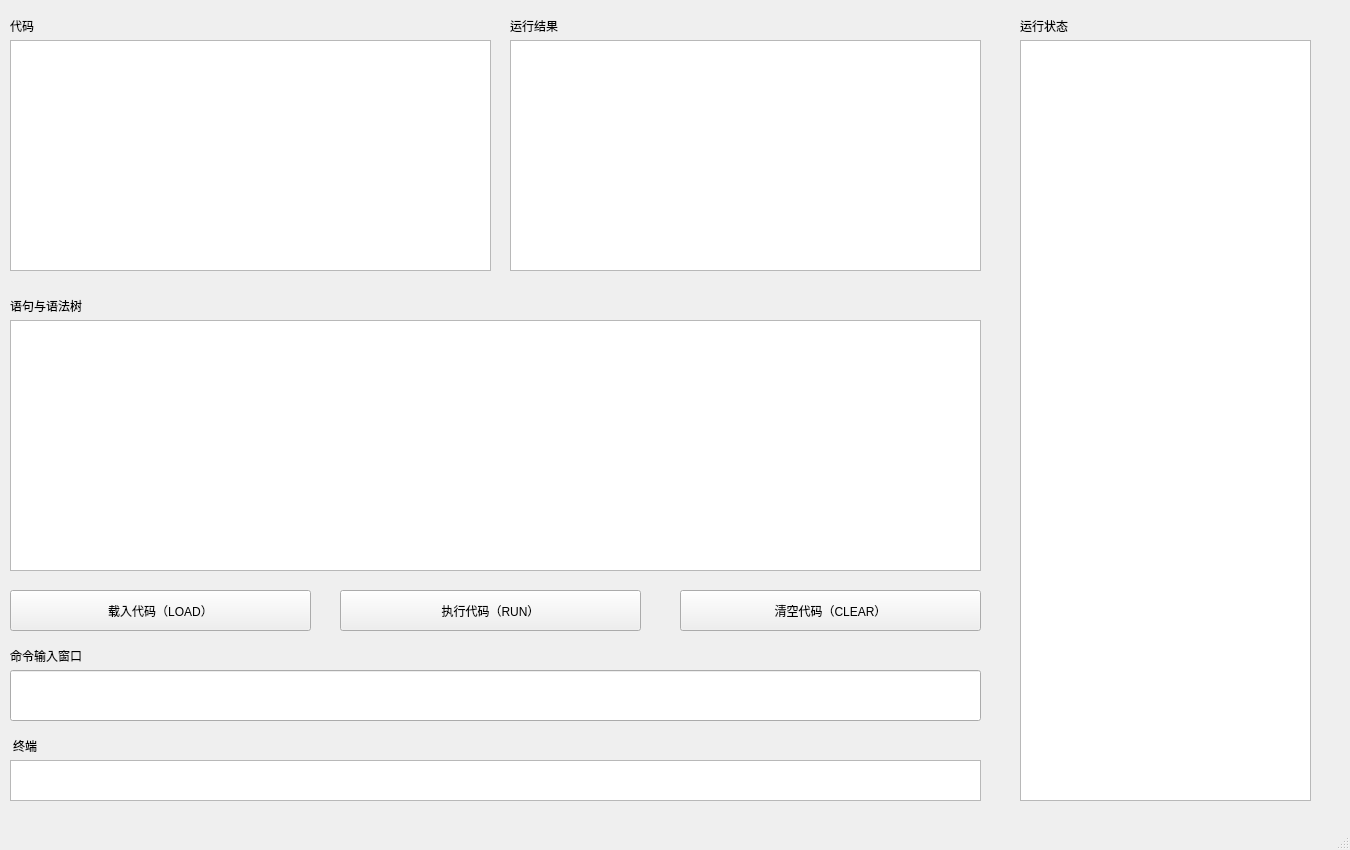
<?xml version="1.0" encoding="UTF-8"?>
<ui version="4.0">
 <class>MainWindow</class>
 <widget class="QMainWindow" name="MainWindow">
  <property name="geometry">
   <rect>
    <x>0</x>
    <y>0</y>
    <width>1350</width>
    <height>850</height>
   </rect>
  </property>
  <property name="windowTitle">
   <string>MainWindow</string>
  </property>
  <widget class="QWidget" name="centralwidget">
   <widget class="QTextBrowser" name="textBrowser_code">
    <property name="geometry">
     <rect>
      <x>10</x>
      <y>40</y>
      <width>481</width>
      <height>231</height>
     </rect>
    </property>
    <property name="html">
     <string>&lt;!DOCTYPE HTML PUBLIC &quot;-//W3C//DTD HTML 4.0//EN&quot; &quot;http://www.w3.org/TR/REC-html40/strict.dtd&quot;&gt;
&lt;html&gt;&lt;head&gt;&lt;meta name=&quot;qrichtext&quot; content=&quot;1&quot; /&gt;&lt;style type=&quot;text/css&quot;&gt;
p, li { white-space: pre-wrap; }
&lt;/style&gt;&lt;/head&gt;&lt;body style=&quot; font-family:'SimSun'; font-size:9pt; font-weight:400; font-style:normal;&quot;&gt;
&lt;p style=&quot;-qt-paragraph-type:empty; margin-top:0px; margin-bottom:0px; margin-left:0px; margin-right:0px; -qt-block-indent:0; text-indent:0px;&quot;&gt;&lt;br /&gt;&lt;/p&gt;&lt;/body&gt;&lt;/html&gt;</string>
    </property>
   </widget>
   <widget class="QLabel" name="label_result">
    <property name="geometry">
     <rect>
      <x>510</x>
      <y>10</y>
      <width>71</width>
      <height>31</height>
     </rect>
    </property>
    <property name="text">
     <string>运行结果</string>
    </property>
   </widget>
   <widget class="QPushButton" name="button_load">
    <property name="geometry">
     <rect>
      <x>10</x>
      <y>590</y>
      <width>301</width>
      <height>41</height>
     </rect>
    </property>
    <property name="text">
     <string>载入代码（LOAD）</string>
    </property>
   </widget>
   <widget class="QLabel" name="label_cmd">
    <property name="geometry">
     <rect>
      <x>10</x>
      <y>630</y>
      <width>111</width>
      <height>51</height>
     </rect>
    </property>
    <property name="text">
     <string>命令输入窗口</string>
    </property>
   </widget>
   <widget class="QPushButton" name="button_run">
    <property name="geometry">
     <rect>
      <x>340</x>
      <y>590</y>
      <width>301</width>
      <height>41</height>
     </rect>
    </property>
    <property name="text">
     <string>执行代码（RUN）</string>
    </property>
   </widget>
   <widget class="QTextBrowser" name="textBrowser_result">
    <property name="geometry">
     <rect>
      <x>510</x>
      <y>40</y>
      <width>471</width>
      <height>231</height>
     </rect>
    </property>
   </widget>
   <widget class="QLineEdit" name="lineEdit_cmd">
    <property name="geometry">
     <rect>
      <x>10</x>
      <y>670</y>
      <width>971</width>
      <height>51</height>
     </rect>
    </property>
    <property name="text">
     <string/>
    </property>
   </widget>
   <widget class="QLabel" name="label_sentence">
    <property name="geometry">
     <rect>
      <x>10</x>
      <y>290</y>
      <width>91</width>
      <height>31</height>
     </rect>
    </property>
    <property name="text">
     <string>语句与语法树</string>
    </property>
   </widget>
   <widget class="QTextBrowser" name="textBrowser_terminal">
    <property name="geometry">
     <rect>
      <x>10</x>
      <y>760</y>
      <width>971</width>
      <height>41</height>
     </rect>
    </property>
   </widget>
   <widget class="QPushButton" name="button_clear">
    <property name="geometry">
     <rect>
      <x>680</x>
      <y>590</y>
      <width>301</width>
      <height>41</height>
     </rect>
    </property>
    <property name="text">
     <string>清空代码（CLEAR）</string>
    </property>
   </widget>
   <widget class="QLabel" name="label_code">
    <property name="geometry">
     <rect>
      <x>10</x>
      <y>10</y>
      <width>41</width>
      <height>31</height>
     </rect>
    </property>
    <property name="text">
     <string>代码</string>
    </property>
   </widget>
   <widget class="QTextBrowser" name="textBrowser_sentence">
    <property name="geometry">
     <rect>
      <x>10</x>
      <y>320</y>
      <width>971</width>
      <height>251</height>
     </rect>
    </property>
   </widget>
   <widget class="QLabel" name="label_terminal">
    <property name="geometry">
     <rect>
      <x>13</x>
      <y>730</y>
      <width>61</width>
      <height>31</height>
     </rect>
    </property>
    <property name="text">
     <string>终端</string>
    </property>
   </widget>
   <widget class="QTextBrowser" name="textBrowser_state">
    <property name="geometry">
     <rect>
      <x>1020</x>
      <y>40</y>
      <width>291</width>
      <height>761</height>
     </rect>
    </property>
   </widget>
   <widget class="QLabel" name="label_state">
    <property name="geometry">
     <rect>
      <x>1020</x>
      <y>10</y>
      <width>71</width>
      <height>31</height>
     </rect>
    </property>
    <property name="text">
     <string>运行状态</string>
    </property>
   </widget>
  </widget>
  <widget class="QMenuBar" name="menubar">
   <property name="geometry">
    <rect>
     <x>0</x>
     <y>0</y>
     <width>1350</width>
     <height>21</height>
    </rect>
   </property>
  </widget>
  <widget class="QStatusBar" name="statusbar"/>
 </widget>
 <resources/>
 <connections/>
</ui>
